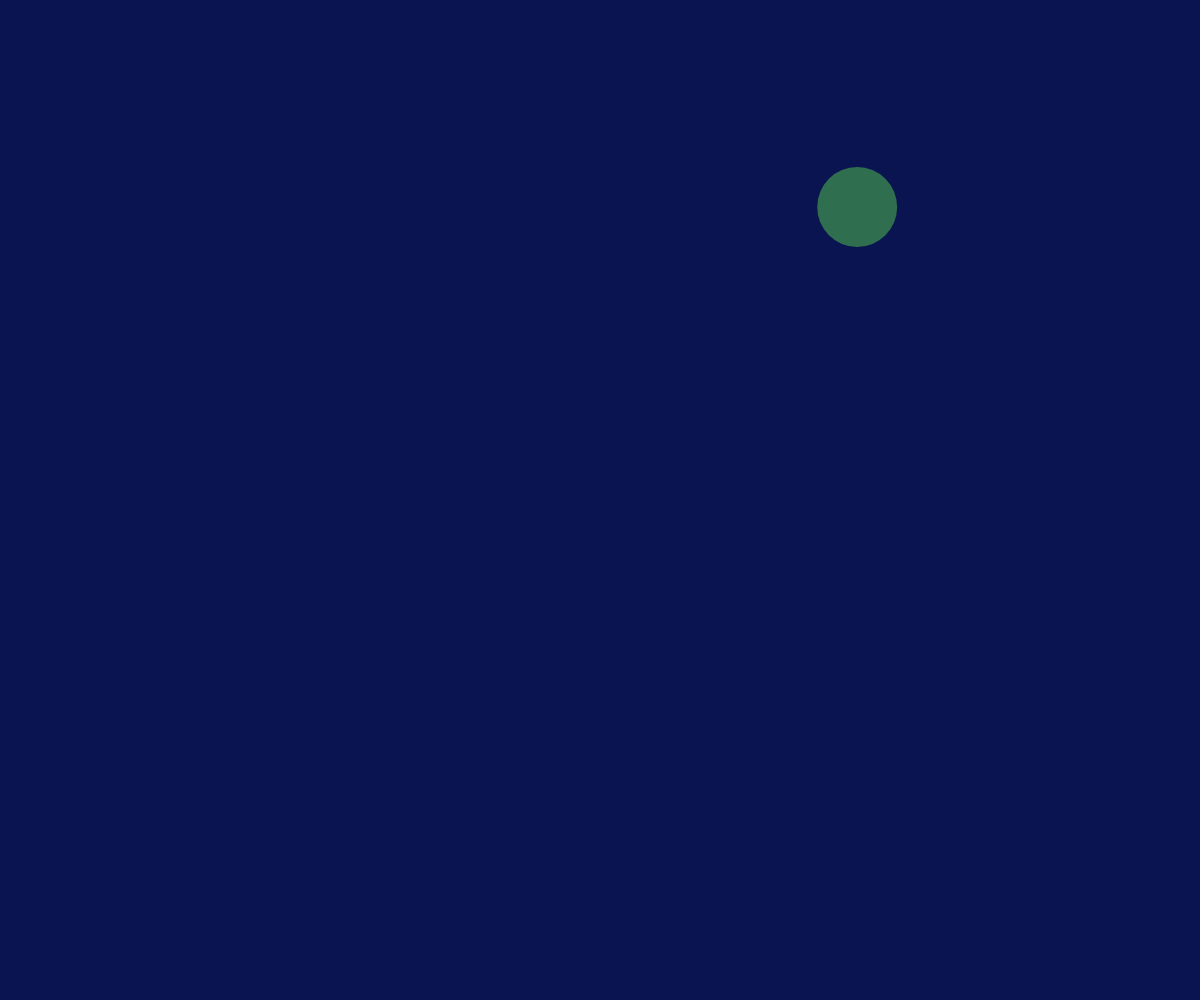
Frame 1 (no input)
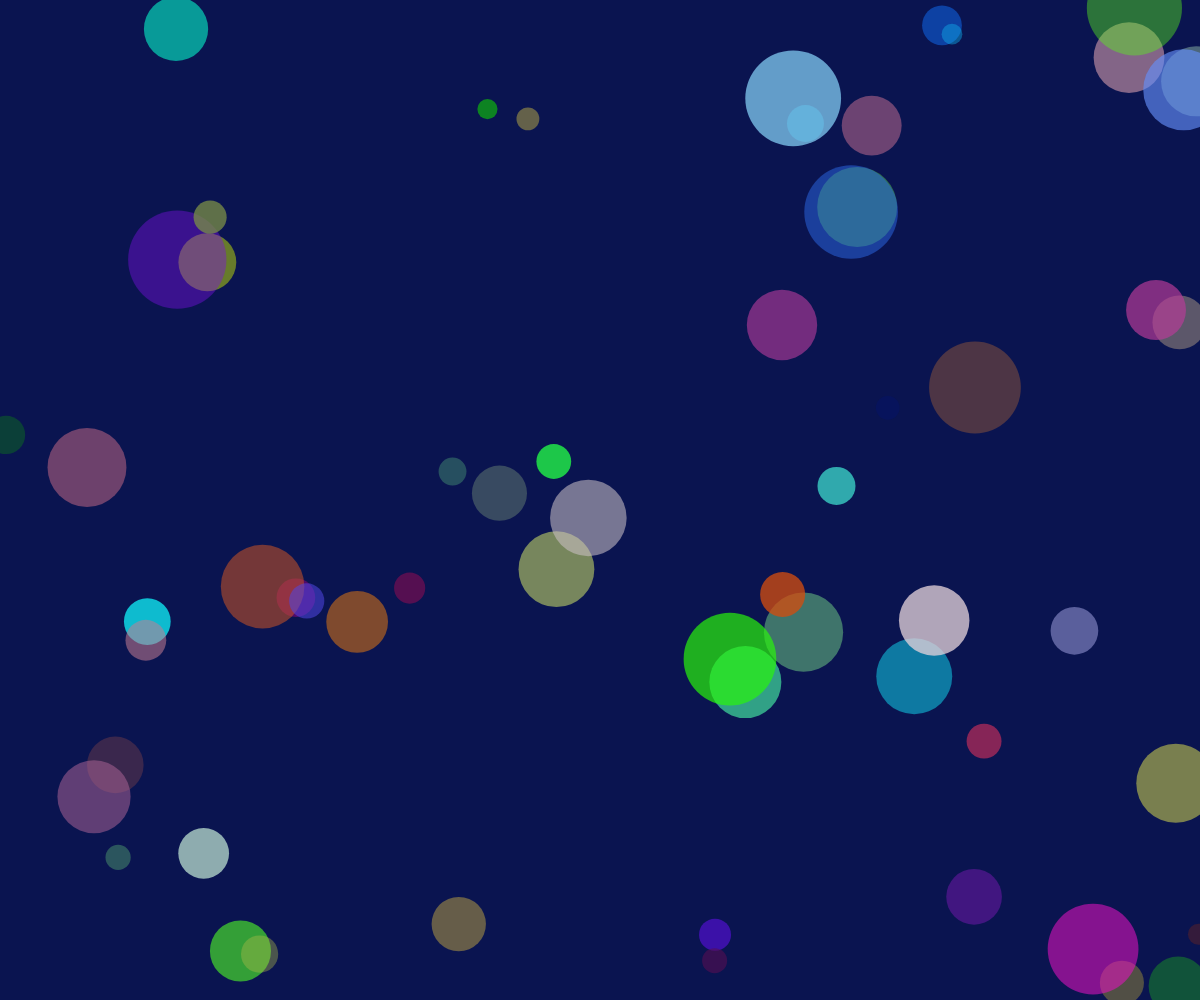
Frame 60 (no input)
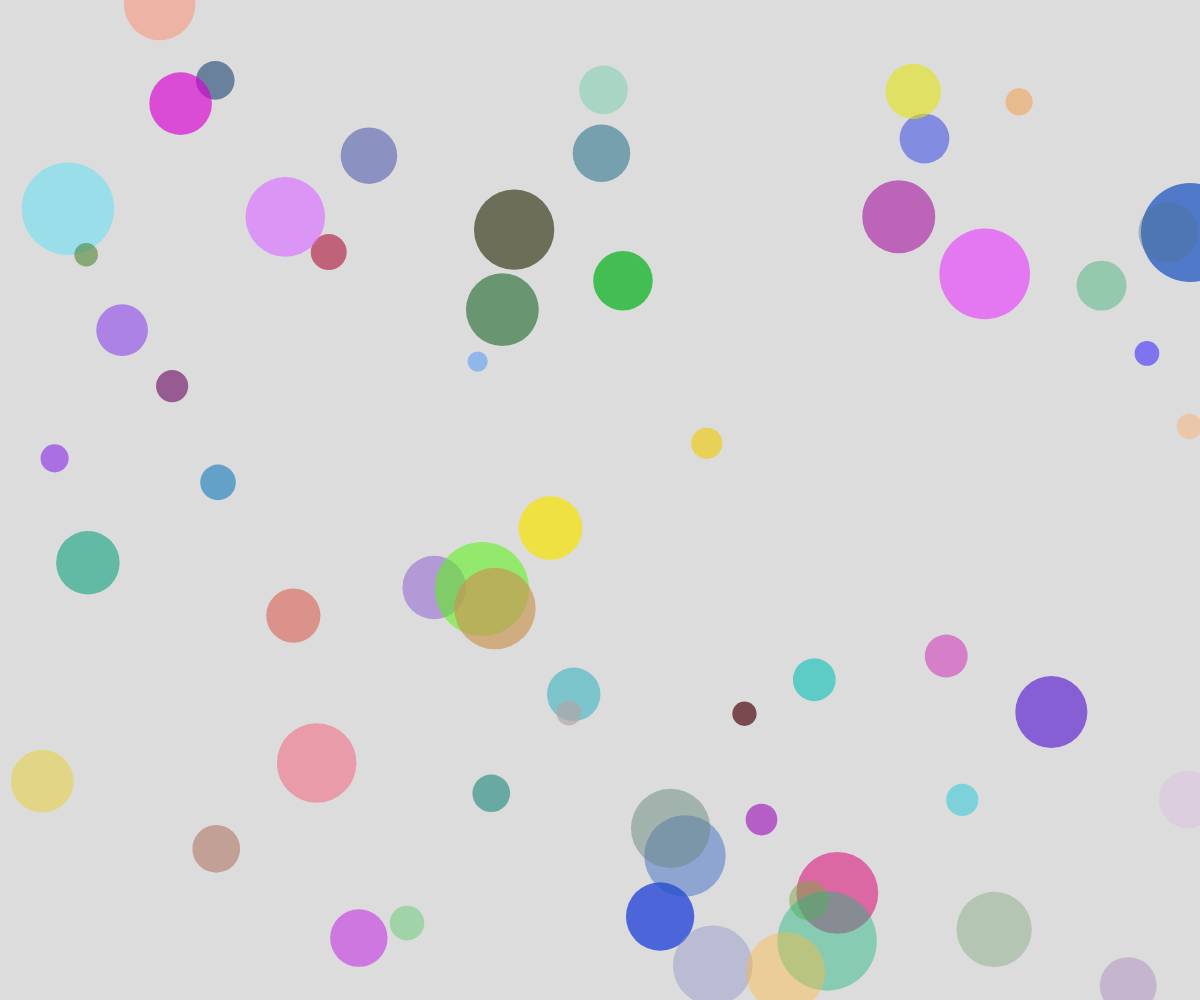
Frame 120 (the mouse pressed at the canvas centre since frame 60)

The p5.js sketch that drew these frames (run headless with seeded random() and noise() and a simulated clock; from frame 60 on, the mouse is pressed at the canvas centre):

// p5.js sketch
// ── sketch.js
function setup() {
    createCanvas(windowWidth, windowHeight);
    background(10,20,80);
  }
  
  function draw() {
    // Randomly generate circles
    let x = random(width); // Random x-coordinate
    let y = random(height); // Random y-coordinate
    let radius = random(10, 50); // Random radius
  
    // Randomly generate color
    let r = random(255); // Random red value
    let g = random(255); // Random green value
    let b = random(255); // Random blue value
    let alpha = random(100, 200); // Random alpha (transparency)
  
    // Set fill and stroke properties
    fill(r, g, b, alpha);
    noStroke();
  
    // Draw the circle
    ellipse(x, y, radius * 2, radius * 2);
  }
  
  // Optional: if you want to regenerate the canvas on mouse press
  function mousePressed() {
    background(220);
  }
